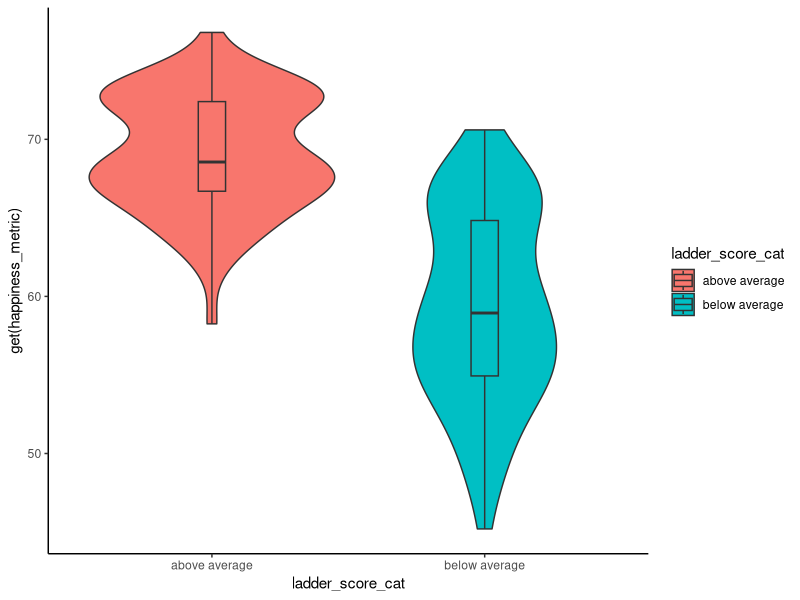
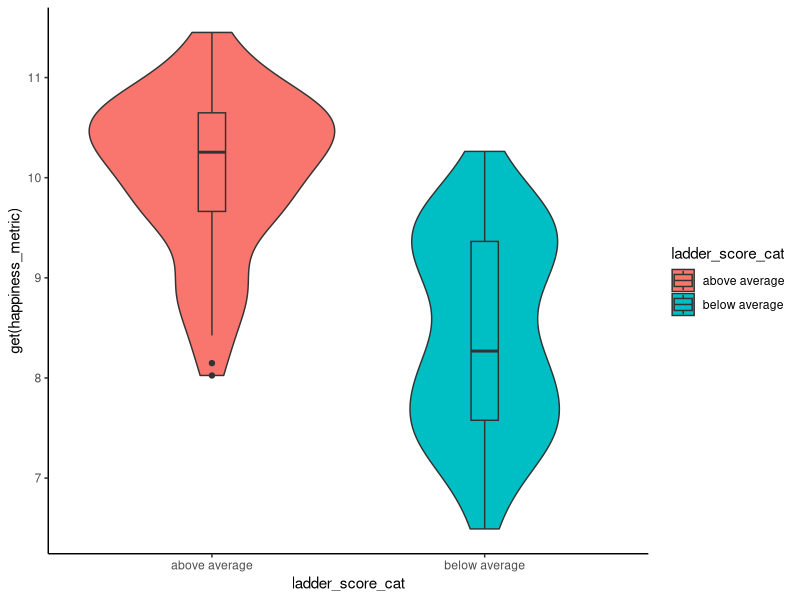
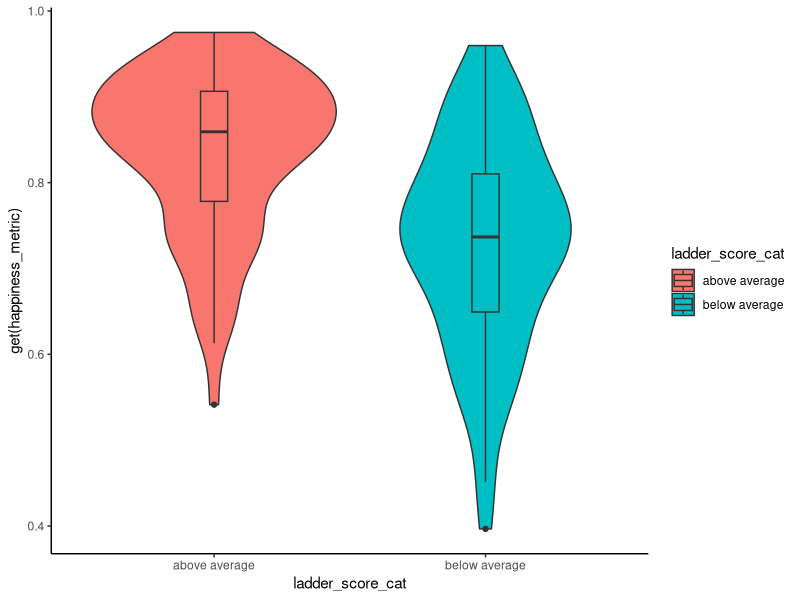
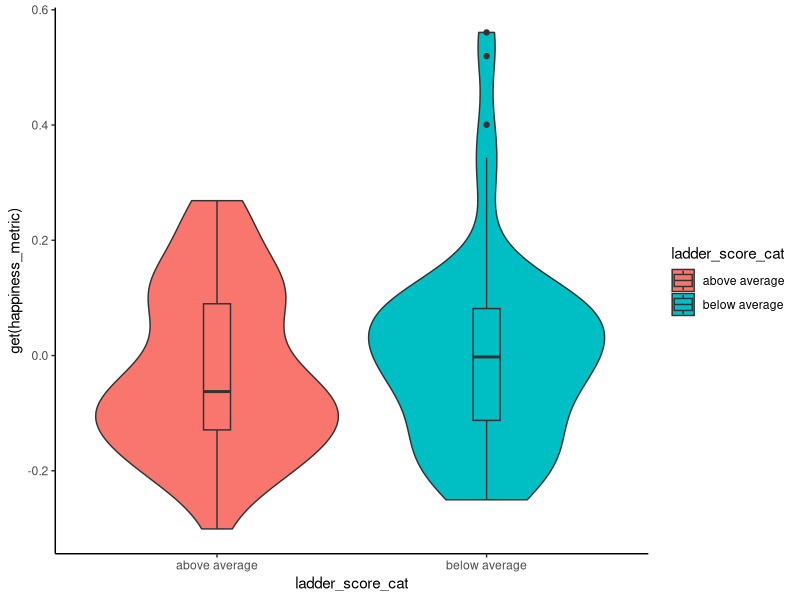
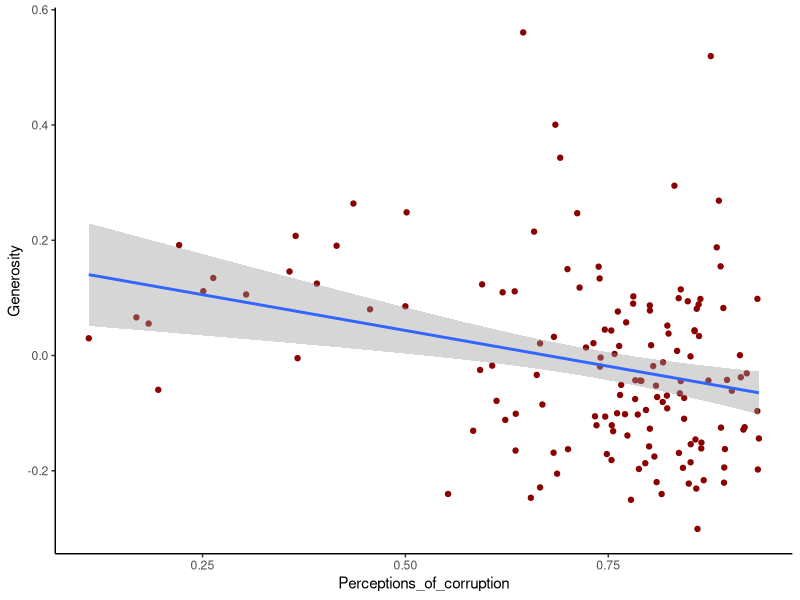
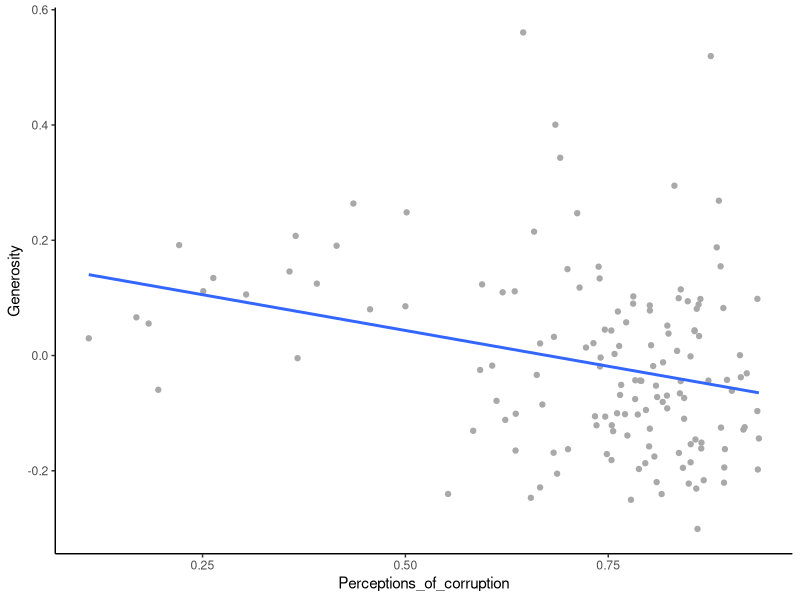

R code for these plots, in order:
#### Functions: Practice questions - Key ####

## load libraries and data we will need
library(tidyverse)
happiness <- read.csv('../data/world-happiness_2020.csv')

## 1. Write your own sum function

calc_sum <- function(list){
# Calculates the sum of a sequence of numbers
# ARGUMENTS: 
# list = a vector of type "num" to sum. 
# RETURNS: 
# the sum of the list
sum <- 0 
for (num in 1:length(list)){
  sum = sum + list[num]
}
return(sum)
}

# test our function 
# simple integers
list1 <- c(1, 4, 5) 
test_1 <- calc_sum(list1)

# negative integers
list2 <- c(-1, -4, 0)
test_2 <- calc_sum(list2)

# List of different link and decimals
list3<- c(1.5, 2.8, 3, 4.77, 5.66)
test_3<- calc_sum(list3)


## 2. Make the following violin plot from the happiness data

plot_data <- function(happiness_metric) {
# A function to generate a violin plot showing the relationship between ladder_score_cat and continuous happiness measures. 
# ARUGMENTS: 
# happiness metric: The name of a variable for the y-axis of type STRING. 
# RETURNS:
# plot showing the relationship between ladder score and measure of interest. 
p <- ggplot(happiness, aes(x = ladder_score_cat, y = get(happiness_metric), 
                           fill = ladder_score_cat )) + 
  geom_violin() + 
  geom_boxplot(width = 0.1) + 
  theme_classic()

return(p)
} 

# Generate plots
plot_data("Healthy_life_expectancy")
plot_data("Logged_GDP_per_capita")
plot_data("Freedom_to_make_life_choices")
plot_data("Generosity")

## 4. Plot continuous data (including additional customizations from Q5)
plot_data_cont <- function(data, x_axis, y_axis,
                           set_xlab = x_axis,
                           set_ylab = y_axis,
                           set_se = TRUE, 
                           set_color = "dark red") {
# Plot two continuous variables from a dataframe.
# ARGUMENTS: 
# data: Name of dataframe as a STRING
# x_axis: data to map to x_axis as a string
# y_axis: data to map to y_axis as a string
# OPTIONS:
# set x/ylab: Allows the user to set the x and y axis labels. default is column name. 
# set_se: Allows user to set standard error around regression line. Default is TRUE. 
# set_color: Allow user to specify color of scatter plot points as a string. Default is red.
# RETURNS: 
# Scatter plot of data with a regression line. 
  
  p <- ggplot(get(data), aes(x = get(x_axis), y = get(y_axis))) + 
    # create a scatter plot
    geom_point(color = set_color) + 
    geom_smooth(method = 'lm', se = set_se) + 
    
    # set axis labels
    xlab(set_xlab) + 
    ylab(set_ylab) + 
    
    # set theme
    theme_classic()
  
  return(p)
} 

# test using defaults
plot_data_cont("happiness", "Perceptions_of_corruption", "Generosity")

# test using my own customizations
plot_data_cont("happiness", "Perceptions_of_corruption", "Generosity", 
               set_se=FALSE, 
               set_color = "dark gray")
